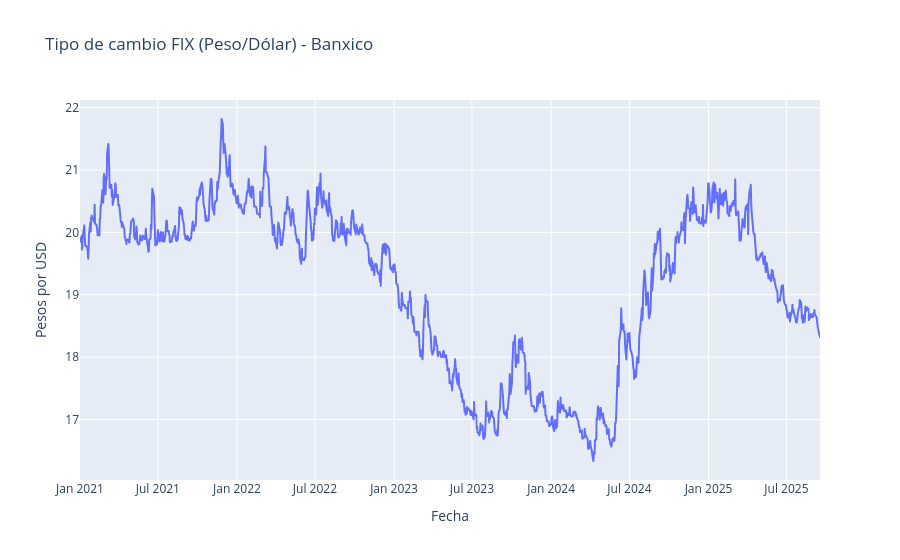

The notebook cell saved with this chart:
### Markdown cell above
#### <a id='toc1_3_2_1_'></a>[✂️ Corte de 2021 - actualidad](#toc0_)

### Code cell
import pandas as pd
from datetime import datetime

fecha_inicio = datetime(2021, 1, 1)
hoy = datetime.today()

dias = (hoy - fecha_inicio).days
print(f"Días entre 2021-01-01 y hoy: {dias}")

# Asegúrate de que el índice sea datetime
df.index = pd.to_datetime(df.index)

# Filtrar desde 2021-01-01 hasta hoy
fecha_inicio = "2021-01-01"
hoy = pd.Timestamp.today()

df = df.loc[fecha_inicio:hoy]

# Graficar con Plotly
fig = px.line(
    df,
    x=df.index,
    y="TipoCambio",
    title="Tipo de cambio FIX (Peso/Dólar) - Banxico",
    labels={"TipoCambio": "Pesos por USD"}
)

# Mostrar gráfico interactivo
fig.show()

### Figure 1 — Plotly figure (JSON) as saved in the notebook; plotly's stock layout.template omitted (floating-point values rounded to 4 significant figures; data arrays with more than 128 entries replaced by an {"elided": "..."} marker saying what was removed)
{"data": [{"hovertemplate": "Fecha=%{x}<br>Pesos por USD=%{y}<extra></extra>", "legendgroup": "", "line": {"color": "#636efa", "dash": "solid"}, "marker": {"symbol": "circle"}, "mode": "lines", "name": "", "showlegend": false, "type": "scattergl", "x": {"elided": "1229 str values"}, "xaxis": "x", "y": {"elided": "1229 float values"}, "yaxis": "y"}], "layout": {"legend": {"tracegroupgap": 0}, "title": {"text": "Tipo de cambio FIX (Peso/Dólar) - Banxico"}, "xaxis": {"anchor": "y", "domain": [0, 1], "title": {"text": "Fecha"}}, "yaxis": {"anchor": "x", "domain": [0, 1], "title": {"text": "Pesos por USD"}}}}
